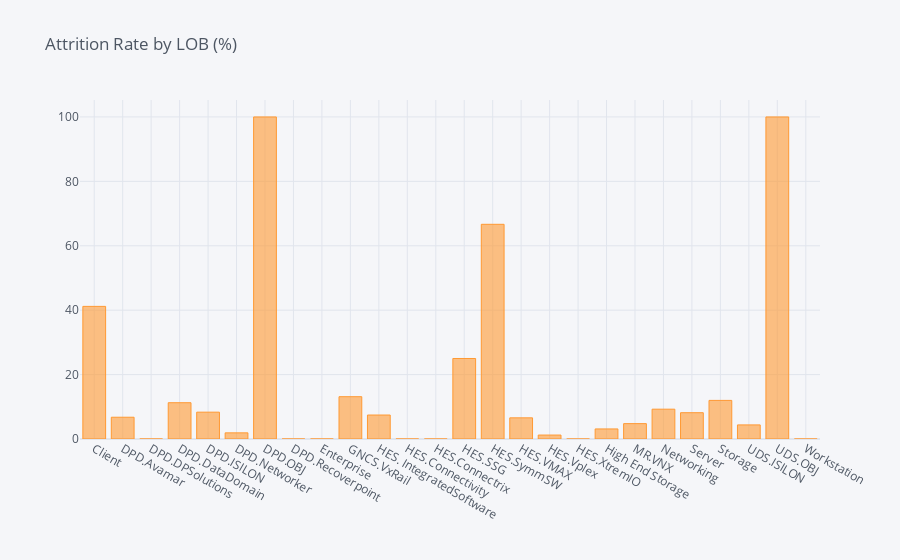

Notebook code for this chart:
### Code cell
LOB = pd.DataFrame(columns=['LOB', 'Leave/ Stay'])
i=0
for field in list(agg_data['LOB'].unique()):
    ratio = agg_data[(agg_data['LOB']==field)&(agg_data['Leave/ Stay']==1)].shape[0] / agg_data[agg_data['LOB']==field].shape[0]
    LOB.loc[i] = (field, ratio*100)
    i += 1
    print("In {}, the ratio of attrition rate is {:.2f}%".format(field, ratio*100))    
LOB = LOB.groupby(by="LOB").sum()
LOB.iplot(kind='bar',title='Attrition Rate by LOB (%)')

### Figure 1 — Plotly figure (JSON) as saved in the notebook; plotly's stock layout.template omitted (floating-point values rounded to 4 significant figures)
{"data": [{"marker": {"color": "rgba(255, 153, 51, 0.6)", "line": {"color": "rgba(255, 153, 51, 1.0)", "width": 1}}, "name": "Leave/ Stay", "orientation": "v", "text": "", "type": "bar", "x": ["Client", "DPD.Avamar", "DPD.DPSolutions", "DPD.DataDomain", "DPD.ISILON", "DPD.Networker", "DPD.OBJ", "DPD.Recoverpoint", "Enterprise", "GNCS.VxRail", "HES. IntegratedSoftware", "HES.Connectivity", "HES.Connectrix", "HES.SSG", "HES.SymmSW", "HES.VMAX", "HES.Vplex", "HES.XtremIO", "High End Storage", "MR.VNX", "Networking", "Server", "Storage", "UDS.ISILON", "UDS.OBJ", "Workstation"], "y": [41.18, 6.759, 0, 11.27, 8.333, 1.91, 100, 0, 0, 13.14, 7.445, 0, 0, 25, 66.67, 6.572, 1.228, 0, 3.125, 4.769, 9.26, 8.163, 11.99, 4.372, 100, 0]}], "layout": {"legend": {"bgcolor": "#F5F6F9", "font": {"color": "#4D5663"}}, "paper_bgcolor": "#F5F6F9", "plot_bgcolor": "#F5F6F9", "title": {"font": {"color": "#4D5663"}, "text": "Attrition Rate by LOB (%)"}, "xaxis": {"gridcolor": "#E1E5ED", "showgrid": true, "tickfont": {"color": "#4D5663"}, "title": {"font": {"color": "#4D5663"}, "text": ""}, "zerolinecolor": "#E1E5ED"}, "yaxis": {"gridcolor": "#E1E5ED", "showgrid": true, "tickfont": {"color": "#4D5663"}, "title": {"font": {"color": "#4D5663"}, "text": ""}, "zerolinecolor": "#E1E5ED"}}}
